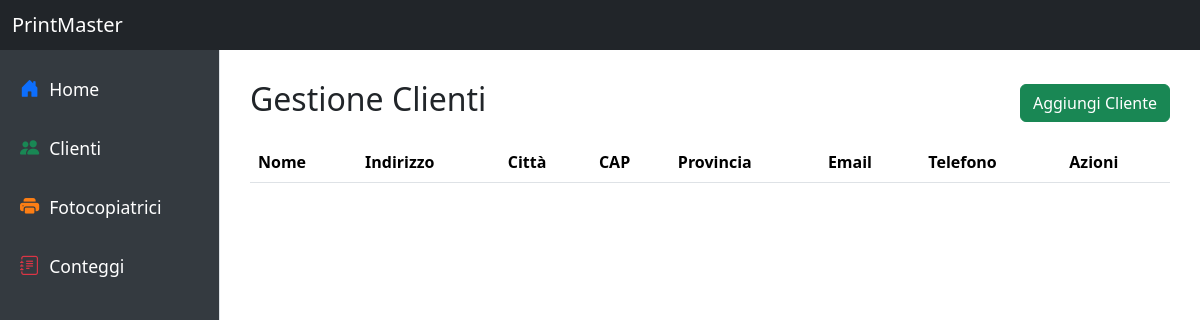
/clienti/, run on an earlier commit of the app's database.
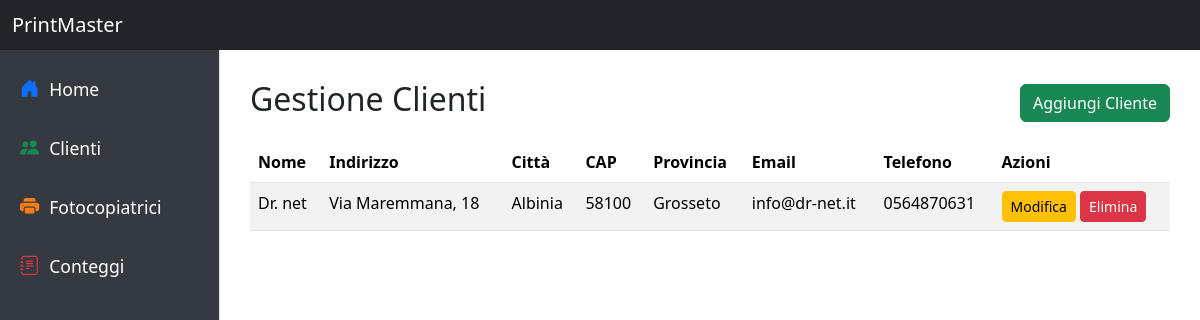
And on a later commit of the database.
### tables this page shows
CREATE TABLE clienti (
    id INTEGER PRIMARY KEY AUTOINCREMENT,
    nome TEXT NOT NULL UNIQUE,
    email TEXT,
    telefono TEXT,
    indirizzo TEXT,
    citta TEXT,
    provincia TEXT,
    cap TEXT
);

### modules/clienti.py (the view)
@clienti_bp.route('/', methods=['GET'])
def clienti_home():
    conn = sqlite3.connect(DB_PATH)
    cursor = conn.cursor()
    cursor.execute('SELECT * FROM clienti')
    clienti = cursor.fetchall()
    conn.close()
    return render_template('clienti.html', clienti=clienti)

### templates/clienti.html
{% extends 'base.html' %}
{% block content %}
<div class="d-flex justify-content-between align-items-center mb-3">
    <h2>Gestione Clienti</h2>
    <a href="{{ url_for('clienti.add_cliente') }}" class="btn btn-success">Aggiungi Cliente</a>
</div>
<table class="table table-striped">
    <thead>
        <tr>
            <th>Nome</th>
            <th>Indirizzo</th>
            <th>Città</th>
            <th>CAP</th>
            <th>Provincia</th>
            <th>Email</th>
            <th>Telefono</th>
            <th>Azioni</th>
        </tr>
    </thead>
    <tbody>
        {% for cliente in clienti %}
        <tr>
            <td>{{ cliente[1] }}</td>
            <td>{{ cliente[4] }}</td>
            <td>{{ cliente[5] }}</td>
            <td>{{ cliente[7] }}</td>
            <td>{{ cliente[6] }}</td>
            <td>{{ cliente[2] }}</td>
            <td>{{ cliente[3] }}</td>
            <td>
                <a href="{{ url_for('clienti.edit_cliente', id=cliente[0]) }}" class="btn btn-warning btn-sm">Modifica</a>
                <a href="{{ url_for('clienti.delete_cliente', id=cliente[0]) }}" class="btn btn-danger btn-sm" onclick="return confirm('Sei sicuro di voler eliminare questo cliente?');">Elimina</a>
            </td>
        </tr>
        {% endfor %}
    </tbody>
</table>
{% endblock %}

### templates/base.html (shortened to what this page needs)
<!DOCTYPE html>
<html lang="it">
<head>
    <link href="https://cdn.jsdelivr.net/npm/bootstrap@5.3.2/dist/css/bootstrap.min.css" rel="stylesheet">
    <link href="https://cdn.jsdelivr.net/npm/bootstrap-icons@1.10.5/font/bootstrap-icons.css" rel="stylesheet">
</head>
<body>
<nav class="navbar navbar-dark">
    <div class="container-fluid">
        <span class="navbar-brand mb-0 h1">PrintMaster</span>
    </div>
</nav>
<div class="sidebar">
    <a href="/"><i class="bi bi-house-door-fill icon-home"></i> Home</a>
    <a href="/clienti"><i class="bi bi-people-fill icon-clienti"></i> Clienti</a>
    <a href="/fotocopiatrici"><i class="bi bi-printer-fill icon-fotocopiatrici"></i> Fotocopiatrici</a>
    <a href="/conteggi"><i class="bi bi-journal-text icon-conteggi"></i> Conteggi</a>
</div>
<div class="content">
    {% block content %}{% endblock %}
</div>
</body>
</html>

### templates/base.html (style rules this page uses)
body { overflow-x: hidden; background-color: #e9ecef; }
.sidebar { height: 100vh; width: 220px; position: fixed; top: 0; left: 0; background-color: #343a40; padding-top: 60px; border-right: 1px solid #dee2e6; }
.sidebar a { display: flex; align-items: center; color: #fff; padding: 15px 20px; text-decoration: none; font-size: 1.1rem; font-weight: 500; }
.sidebar i { margin-right: 10px; font-size: 1.2rem; }
.icon-home { color: #0d6efd; }
.icon-clienti { color: #198754; }
.icon-fotocopiatrici { color: #fd7e14; }
.icon-conteggi { color: #dc3545; }
.content { margin-left: 220px; padding: 30px; padding-top: 80px; background-color: #ffffff; min-height: 100vh; }
.navbar { position: fixed; width: 100%; background-color: #212529 !important; z-index: 1000; }

What changed in the data, as far as the page shows it:
added clienti: nome "Dr. net", indirizzo "Via Maremmana, 18", citta "Albinia", cap "58100", provincia "Grosseto", email "info@dr-net.it", telefono "0564870631"
